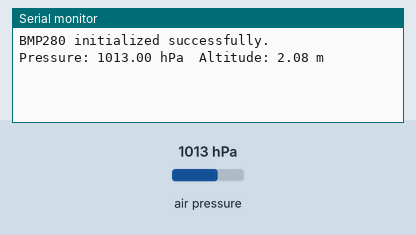
This sketch was run on a simulated Arduino Uno, built for the host (arithmetic inside an expression is 32-bit, double 64-bit). Shown: the last lines printed to the serial monitor. Inputs (shaded band) come from the test bench; at power-on: air pressure 1013 hPa.

Above: at 1.2 s.
1.3 s: air pressure set to 952 hPa
At 2.6 s:
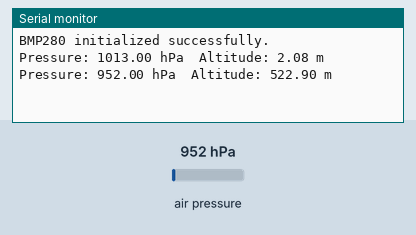
2.8 s: air pressure set to 975 hPa
At 4.5 s:
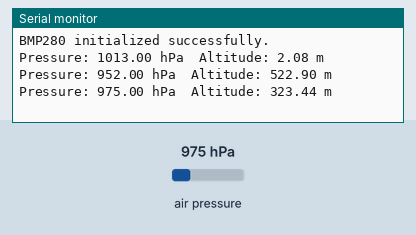
Timing chart, 0 to 6.0 s (numbered marks = the images above; inputs shaded):
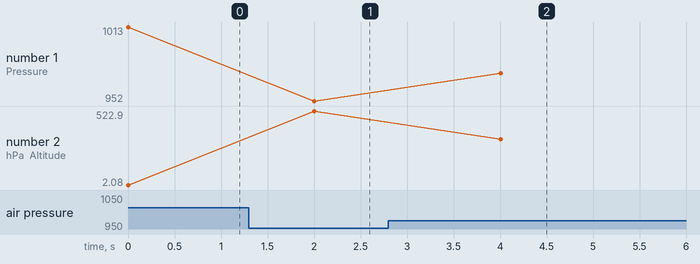

Measured:
- after the input at 1.3 s, the serial monitor: prints a new line after 0.70 s (image 1)
- after the input at 2.8 s, the serial monitor: prints a new line after 1.2 s (image 2)
- plotted number 1: 1013 → 952 after the input at 1.3 s, 952 → 975 after the input at 2.8 s
- plotted number 2: 2.08 → 522.9 after the input at 1.3 s, 522.9 → 323.44 after the input at 2.8 s

The sketch:

BMP280_Test_Code.ino
```cpp
#include <Wire.h>
#include <Adafruit_BMP280.h>

// === BMP280 I2C Pins (custom Wire1) ===
#define BMP_SDA 18
#define BMP_SCL 19

// === Create I2C Bus and Sensor Object ===
TwoWire I2C_BMP = TwoWire(1);
Adafruit_BMP280 bmp(&I2C_BMP);

void setup() {
  Serial.begin(115200);

  // Initialize I2C for BMP280
  I2C_BMP.begin(BMP_SDA, BMP_SCL);

  // Initialize BMP280 sensor
  if (!bmp.begin(0x76)) {
    Serial.println("BMP280 not found! Check wiring or I2C address.");
    while (1);
  }

  Serial.println("BMP280 initialized successfully.");
  bmp.setSampling(Adafruit_BMP280::MODE_NORMAL,
                  Adafruit_BMP280::SAMPLING_X2,
                  Adafruit_BMP280::SAMPLING_X16,
                  Adafruit_BMP280::FILTER_X16,
                  Adafruit_BMP280::STANDBY_MS_500);
}

void loop() {
  float pressure = bmp.readPressure() / 100.0F;         // hPa
  float altitude = bmp.readAltitude(1013.25);           // meters (adjust sea-level pressure if needed)

  Serial.print("Pressure: ");
  Serial.print(pressure);
  Serial.print(" hPa\t");

  Serial.print("Altitude: ");
  Serial.print(altitude);
  Serial.println(" m");

  delay(2000);  // Update every 2 seconds
}
```
